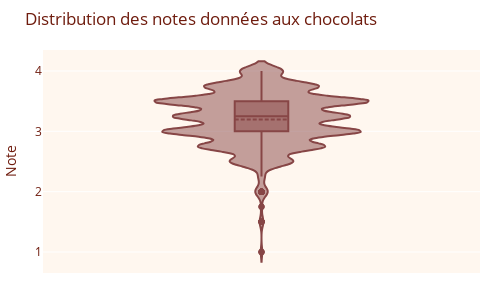

The notebook cell this image was saved under:
### Markdown cell above
## 3.1 Répartition des notes

### Code cell
fig = px.violin(df, y='rating', title='Distribution des notes données aux chocolats', labels={'rating': 'Note'},
                width=500, height=300) 
fig.update_traces(box_visible=True, meanline_visible=True)
fig.update_traces(marker=dict(color=palette[0], line=dict(color='rgb(8,48,107)')))
fig.update_layout(plot_bgcolor=background_color, font_color=text_color,
                  margin=dict(l=40, r=20, t=50, b=10)) 
fig.show()

### Figure 1 — Plotly figure (JSON) as saved in the notebook; plotly's stock layout.template omitted (floating-point values rounded to 4 significant figures; data arrays with more than 128 entries replaced by an {"elided": "..."} marker saying what was removed)
{"data": [{"alignmentgroup": "True", "box": {"visible": true}, "hovertemplate": "Note=%{y}<extra></extra>", "legendgroup": "", "marker": {"color": "#874646", "line": {"color": "rgb(8,48,107)"}}, "meanline": {"visible": true}, "name": "", "offsetgroup": "", "orientation": "v", "scalegroup": "True", "showlegend": false, "type": "violin", "x0": " ", "xaxis": "x", "y": {"elided": "2530 float values"}, "y0": " ", "yaxis": "y"}], "layout": {"font": {"color": "#6f1c0e"}, "height": 300, "legend": {"tracegroupgap": 0}, "margin": {"b": 10, "l": 40, "r": 20, "t": 50}, "plot_bgcolor": "#fff7ef", "title": {"text": "Distribution des notes données aux chocolats"}, "violinmode": "group", "width": 500, "xaxis": {"anchor": "y", "domain": [0, 1]}, "yaxis": {"anchor": "x", "domain": [0, 1], "title": {"text": "Note"}}}}
